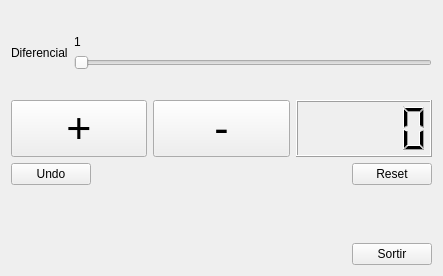
<?xml version="1.0" encoding="UTF-8"?>
<ui version="4.0">
 <class>myForm</class>
 <widget class="QWidget" name="myForm">
  <property name="geometry">
   <rect>
    <x>0</x>
    <y>0</y>
    <width>443</width>
    <height>276</height>
   </rect>
  </property>
  <property name="windowTitle">
   <string>Form</string>
  </property>
  <layout class="QVBoxLayout" name="verticalLayout_2">
   <item>
    <spacer name="verticalSpacer_4">
     <property name="orientation">
      <enum>Qt::Vertical</enum>
     </property>
     <property name="sizeHint" stdset="0">
      <size>
       <width>20</width>
       <height>19</height>
      </size>
     </property>
    </spacer>
   </item>
   <item>
    <layout class="QHBoxLayout" name="horizontalLayout_2">
     <item>
      <widget class="QLabel" name="label">
       <property name="text">
        <string>Diferencial</string>
       </property>
      </widget>
     </item>
     <item>
      <layout class="QVBoxLayout" name="verticalLayout">
       <item>
        <widget class="QLabel" name="label_2">
         <property name="text">
          <string>1</string>
         </property>
        </widget>
       </item>
       <item>
        <widget class="QSlider" name="horizontalSlider">
         <property name="minimum">
          <number>1</number>
         </property>
         <property name="maximum">
          <number>9</number>
         </property>
         <property name="orientation">
          <enum>Qt::Horizontal</enum>
         </property>
        </widget>
       </item>
      </layout>
     </item>
    </layout>
   </item>
   <item>
    <spacer name="verticalSpacer_3">
     <property name="orientation">
      <enum>Qt::Vertical</enum>
     </property>
     <property name="sizeHint" stdset="0">
      <size>
       <width>20</width>
       <height>20</height>
      </size>
     </property>
    </spacer>
   </item>
   <item>
    <layout class="QHBoxLayout" name="horizontalLayout">
     <item>
      <widget class="QPushButton" name="pushButton">
       <property name="font">
        <font>
         <pointsize>32</pointsize>
        </font>
       </property>
       <property name="text">
        <string>+</string>
       </property>
       <property name="iconSize">
        <size>
         <width>20</width>
         <height>20</height>
        </size>
       </property>
      </widget>
     </item>
     <item>
      <widget class="QPushButton" name="pushButton_2">
       <property name="font">
        <font>
         <pointsize>32</pointsize>
        </font>
       </property>
       <property name="text">
        <string>-</string>
       </property>
      </widget>
     </item>
     <item>
      <widget class="MyLCD" name="lcdNumber"/>
     </item>
    </layout>
   </item>
   <item>
    <layout class="QHBoxLayout" name="horizontalLayout_3">
     <item>
      <widget class="QPushButton" name="pushButton_3">
       <property name="text">
        <string>Undo</string>
       </property>
      </widget>
     </item>
     <item>
      <spacer name="horizontalSpacer_3">
       <property name="orientation">
        <enum>Qt::Horizontal</enum>
       </property>
       <property name="sizeHint" stdset="0">
        <size>
         <width>238</width>
         <height>20</height>
        </size>
       </property>
      </spacer>
     </item>
     <item>
      <widget class="QPushButton" name="pushButton_4">
       <property name="text">
        <string>Reset</string>
       </property>
      </widget>
     </item>
    </layout>
   </item>
   <item>
    <spacer name="verticalSpacer">
     <property name="orientation">
      <enum>Qt::Vertical</enum>
     </property>
     <property name="sizeHint" stdset="0">
      <size>
       <width>20</width>
       <height>52</height>
      </size>
     </property>
    </spacer>
   </item>
   <item>
    <layout class="QHBoxLayout" name="horizontalLayout_4">
     <item>
      <spacer name="horizontalSpacer_4">
       <property name="orientation">
        <enum>Qt::Horizontal</enum>
       </property>
       <property name="sizeHint" stdset="0">
        <size>
         <width>338</width>
         <height>20</height>
        </size>
       </property>
      </spacer>
     </item>
     <item>
      <widget class="QPushButton" name="pushButton_5">
       <property name="text">
        <string>Sortir</string>
       </property>
      </widget>
     </item>
    </layout>
   </item>
  </layout>
 </widget>
 <customwidgets>
  <customwidget>
   <class>MyLCD</class>
   <extends>QLCDNumber</extends>
   <header>MyLCD.h</header>
   <slots>
    <slot>setNumero(int)</slot>
    <slot>opRestar()</slot>
    <slot>opSumar()</slot>
    <slot>reiniciar()</slot>
    <slot>desfer()</slot>
   </slots>
  </customwidget>
 </customwidgets>
 <resources/>
 <connections>
  <connection>
   <sender>horizontalSlider</sender>
   <signal>valueChanged(int)</signal>
   <receiver>label_2</receiver>
   <slot>setNum(int)</slot>
   <hints>
    <hint type="sourcelabel">
     <x>111</x>
     <y>55</y>
    </hint>
    <hint type="destinationlabel">
     <x>111</x>
     <y>36</y>
    </hint>
   </hints>
  </connection>
  <connection>
   <sender>pushButton_5</sender>
   <signal>pressed()</signal>
   <receiver>myForm</receiver>
   <slot>close()</slot>
   <hints>
    <hint type="sourcelabel">
     <x>392</x>
     <y>256</y>
    </hint>
    <hint type="destinationlabel">
     <x>373</x>
     <y>226</y>
    </hint>
   </hints>
  </connection>
  <connection>
   <sender>horizontalSlider</sender>
   <signal>valueChanged(int)</signal>
   <receiver>lcdNumber</receiver>
   <slot>setNumero(int)</slot>
   <hints>
    <hint type="sourcelabel">
     <x>353</x>
     <y>66</y>
    </hint>
    <hint type="destinationlabel">
     <x>365</x>
     <y>122</y>
    </hint>
   </hints>
  </connection>
  <connection>
   <sender>pushButton_2</sender>
   <signal>pressed()</signal>
   <receiver>lcdNumber</receiver>
   <slot>opRestar()</slot>
   <hints>
    <hint type="sourcelabel">
     <x>219</x>
     <y>132</y>
    </hint>
    <hint type="destinationlabel">
     <x>365</x>
     <y>131</y>
    </hint>
   </hints>
  </connection>
  <connection>
   <sender>pushButton</sender>
   <signal>pressed()</signal>
   <receiver>lcdNumber</receiver>
   <slot>opSumar()</slot>
   <hints>
    <hint type="sourcelabel">
     <x>77</x>
     <y>133</y>
    </hint>
    <hint type="destinationlabel">
     <x>362</x>
     <y>137</y>
    </hint>
   </hints>
  </connection>
  <connection>
   <sender>pushButton_4</sender>
   <signal>pressed()</signal>
   <receiver>lcdNumber</receiver>
   <slot>reiniciar()</slot>
   <hints>
    <hint type="sourcelabel">
     <x>409</x>
     <y>174</y>
    </hint>
    <hint type="destinationlabel">
     <x>405</x>
     <y>138</y>
    </hint>
   </hints>
  </connection>
  <connection>
   <sender>pushButton_3</sender>
   <signal>pressed()</signal>
   <receiver>lcdNumber</receiver>
   <slot>desfer()</slot>
   <hints>
    <hint type="sourcelabel">
     <x>45</x>
     <y>173</y>
    </hint>
    <hint type="destinationlabel">
     <x>335</x>
     <y>145</y>
    </hint>
   </hints>
  </connection>
 </connections>
</ui>
